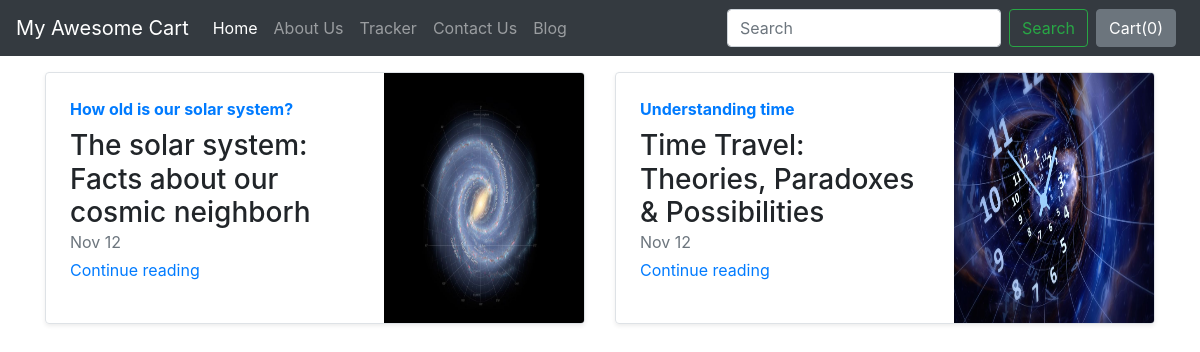
Screenshot of /blog/ with the database file from the repository.
### blog/models.py (models this page shows, shortened)
class BlogPost(models.Model):
    post_id = models.AutoField(primary_key=True)
    title= models.CharField(max_length=50)
    head0= models.CharField(max_length=500, default="")
    chead0= models.CharField(max_length=5000, default="")
    head1= models.CharField(max_length=500, default="")
    chead1= models.CharField(max_length=5000, default="")
    head2= models.CharField(max_length=500, default="")
    chead2= models.CharField(max_length=5000, default="")
    pub_date = models.DateTimeField(default=datetime.now(), blank=True)
    thumbnail= models.ImageField(upload_to='shop/images', default="")

### blog/views.py (the view)
# urls.py: path('',views.index)
def index(request):
    myposts=BlogPost.objects.all()
    return render(request,'blog/index.html',{'myposts':myposts})

### blog/templates/blog/index.html (shortened to what this page needs)
{% extends 'blog/basic.html' %}
{% block body %}
<div class="container mt-3">
    <div class="row mb-2">
  {% for item in myposts %}
      <div class="col-md-6">
        <div class="row no-gutters border rounded overflow-hidden flex-md-row mb-4 shadow-sm h-md-250 position-relative">
          <div class="col p-4 d-flex flex-column position-static">
            <strong class="d-inline-block mb-2 text-primary">{{item.head0}}</strong>
            <h3 class="mb-0">{{item.title}}</h3>
            <div class="mb-1 text-muted">Nov 12</div>
            <p class="card-text mb-auto"><{{item.head1}}/p>
            <a href="/blog/blogpost/{{item.post_id}}" class="stretched-link">Continue reading</a>
          </div>
        <div class="col-auto d-none d-lg-block">
          <img src="/media/{{item.thumbnail}}" class="bd-placeholder-img" width="200" height="250" aria-label="Placeholder: Thumbnail">
        </div>
        </div>
      </div>
      {% if forloop.counter|divisibleby:2 %}
    </div> <div class="row mb-2">
  {% endif %}
    {% endfor %}
</div>
</div>
{% endblock %}

### blog/templates/blog/basic.html (shortened to what this page needs)
<!doctype html>
<html lang="en">
  <head>
    <link rel="stylesheet" href="https://stackpath.bootstrapcdn.com/bootstrap/4.2.1/css/bootstrap.min.css">
  </head>
  <body>
    <nav class="navbar navbar-expand-lg navbar-dark bg-dark">
  <a class="navbar-brand" href="/shop">My Awesome Cart</a>
  <div class="collapse navbar-collapse" id="navbarSupportedContent">
    <ul class="navbar-nav mr-auto">
      <li class="nav-item active">
        <a class="nav-link" href="/shop">Home <span class="sr-only">(current)</span></a>
      </li>
      <li class="nav-item">
        <a class="nav-link" href="/shop/about">About Us</a>
      </li>
      <li class="nav-item">
        <a class="nav-link" href="/shop/tracker">Tracker</a>
      </li>
      <li class="nav-item">
        <a class="nav-link" href="/shop/contact">Contact Us</a>
      </li>
      <li class="nav-item">
        <a class="nav-link" href="/blog">Blog</a>
      </li>
    </ul>
    <form class="form-inline my-2 my-lg-0">
      <input class="form-control mr-sm-2" type="search" placeholder="Search" aria-label="Search">
      <button class="btn btn-outline-success my-2 my-sm-0" type="submit">Search</button>
    </form>
    <button type="button" class="btn btn-secondary mx-2" id="popcart" data-container="body" data-toggle="popover" data-placement="bottom" data-html="true" data-content="Vivamus
sagittis lacus vel augue laoreet rutrum faucibus.">
  Cart(<span id="cart">0</span>)
</button>
  </div>
</nav>
  {% block body %} {% endblock %}
  </body>
</html>

### rows the page displays
BlogPost: head0 "How old is our solar system?", title "The solar system: Facts about our cosmic neighborh", thumbnail (picture)
BlogPost: head0 "Understanding time", title "Time Travel: Theories, Paradoxes & Possibilities", thumbnail (picture)
